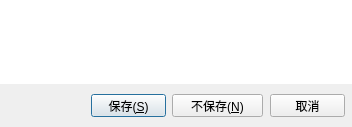
<?xml version="1.0" encoding="UTF-8"?>
<ui version="4.0">
 <class>SaveDialog</class>
 <widget class="QDialog" name="SaveDialog">
  <property name="geometry">
   <rect>
    <x>0</x>
    <y>0</y>
    <width>352</width>
    <height>127</height>
   </rect>
  </property>
  <property name="sizePolicy">
   <sizepolicy hsizetype="Fixed" vsizetype="Fixed">
    <horstretch>0</horstretch>
    <verstretch>0</verstretch>
   </sizepolicy>
  </property>
  <property name="windowTitle">
   <string>记事本</string>
  </property>
  <property name="windowOpacity">
   <double>1.000000000000000</double>
  </property>
  <property name="modal">
   <bool>true</bool>
  </property>
  <widget class="QPushButton" name="save">
   <property name="geometry">
    <rect>
     <x>91</x>
     <y>94</y>
     <width>75</width>
     <height>23</height>
    </rect>
   </property>
   <property name="autoFillBackground">
    <bool>false</bool>
   </property>
   <property name="text">
    <string>保存(&amp;S)</string>
   </property>
  </widget>
  <widget class="QPushButton" name="cancel">
   <property name="geometry">
    <rect>
     <x>270</x>
     <y>94</y>
     <width>75</width>
     <height>23</height>
    </rect>
   </property>
   <property name="text">
    <string>取消</string>
   </property>
  </widget>
  <widget class="QTextBrowser" name="text">
   <property name="geometry">
    <rect>
     <x>6</x>
     <y>0</y>
     <width>345</width>
     <height>84</height>
    </rect>
   </property>
   <property name="font">
    <font>
     <family>微软雅黑</family>
     <pointsize>12</pointsize>
     <weight>50</weight>
     <bold>false</bold>
     <stylestrategy>PreferAntialias</stylestrategy>
    </font>
   </property>
   <property name="frameShape">
    <enum>QFrame::NoFrame</enum>
   </property>
   <property name="cursorWidth">
    <number>1</number>
   </property>
   <property name="textInteractionFlags">
    <set>Qt::NoTextInteraction</set>
   </property>
  </widget>
  <widget class="QTextBrowser" name="textBrowser">
   <property name="geometry">
    <rect>
     <x>0</x>
     <y>0</y>
     <width>361</width>
     <height>84</height>
    </rect>
   </property>
   <property name="frameShape">
    <enum>QFrame::NoFrame</enum>
   </property>
  </widget>
  <widget class="QPushButton" name="notsave">
   <property name="geometry">
    <rect>
     <x>172</x>
     <y>94</y>
     <width>91</width>
     <height>23</height>
    </rect>
   </property>
   <property name="text">
    <string>不保存(&amp;N)</string>
   </property>
  </widget>
  <zorder>notsave</zorder>
  <zorder>save</zorder>
  <zorder>cancel</zorder>
  <zorder>textBrowser</zorder>
  <zorder>text</zorder>
 </widget>
 <resources/>
 <connections/>
</ui>
